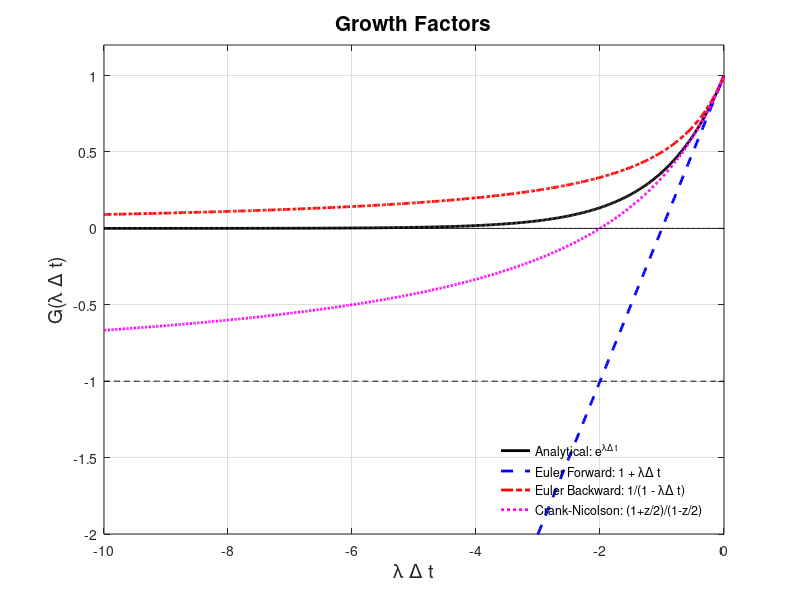

MATLAB code to generate this figure:
% Question 2b: Growth factors for various time steppers
% Plot G(z) for z = lambda*dt in [-10, 0]

z = linspace(-10, 0, 500);

G_exact = exp(z);                       % Analytical
G_ef    = 1 + z;                        % Euler Forward
G_eb    = 1 ./ (1 - z);                 % Euler Backward
G_cn    = (1 + z/2) ./ (1 - z/2);      % Crank-Nicolson

figure(1); hold off;
plot(z, G_exact, 'k-',  'linewidth', 2); hold on;
plot(z, G_ef,    'b--', 'linewidth', 2);
plot(z, G_eb,    'r-.', 'linewidth', 2);
plot(z, G_cn,    'm:',  'linewidth', 2);
plot(z, 0*z,     'k-',  'linewidth', 0.5);           % zero line
plot(z, -1+0*z,  'k--', 'linewidth', 0.5);           % G = -1 asymptote

axis([-10 0 -2 1.2]);
xlabel('\lambda \Delta t','FontSize',14);
ylabel('G(\lambda \Delta t)','FontSize',14);
title('Growth Factors','FontSize',15);
legend('Analytical: e^{\lambda\Delta t}', ...
       'Euler Forward: 1 + \lambda\Delta t', ...
       'Euler Backward: 1/(1 - \lambda\Delta t)', ...
       'Crank-Nicolson: (1+z/2)/(1-z/2)', ...
       'Location','SouthEast');
legend boxoff;
grid on;

print('-dpng','-r150','plot_q2b.png');
